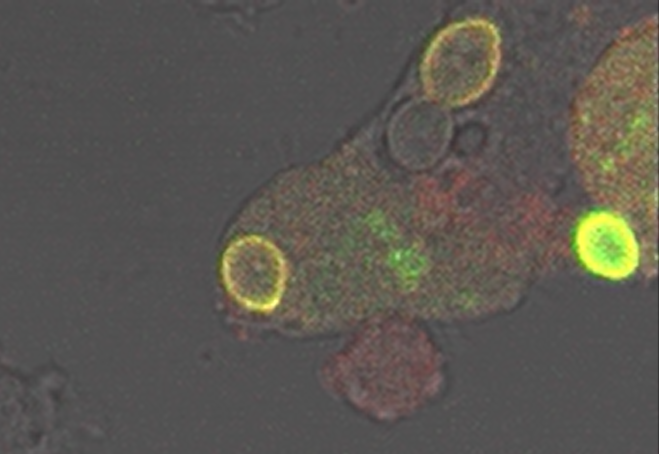
#> input picture content/10-coursera-course/object-tracking/assets/image.png, 1318 x 907 px (shown at 1/2 size)
$ jupyter execute --allow-errors object-tracking-tutorial.ipynb   (shell and % lines are left out)
#> lines starting #> are read from the running program, lines starting #| are printed output that depends on the picture; after the words box and inside, x2 and y2 are one past the last pixel; in counts of white or black regions, pixels touching at a corner belong together
# Object Detection and Tracking with OpenCV

This notebook teaches classical object detection and object tracking from video.

We will learn:

1. What object detection means
2. Reading images and videos
3. Color-based segmentation
4. Binary masks
5. Morphological operations
6. Connected components
7. Contour detection
8. Area filtering
9. Centroids
10. Bounding boxes
11. Building an object detector
12. Applying detection to video
13. Why detection alone is not tracking
14. Object tracking pipeline
15. Kalman filtering
16. Prediction
17. Detection-to-track assignment
18. Track updating
19. Track creation
20. Track confirmation
21. Lost-track removal
22. Complete cell-tracking system
23. Visualization and analysis
24. Parameter experiments

[cell 1]
import cv2
import numpy as np
import matplotlib.pyplot as plt

from pathlib import Path
from scipy.optimize import linear_sum_assignment

from IPython.display import display, clear_output
from collections import defaultdict


print("OpenCV:", cv2.__version__)
print("NumPy:", np.__version__)

[cell 2]
# Change these paths according to your project

PROJECT_ROOT = Path.cwd()

DATA_DIR = PROJECT_ROOT / "data"
OUTPUT_DIR = PROJECT_ROOT / "output"

OUTPUT_DIR.mkdir(exist_ok=True)

print("Project:", PROJECT_ROOT)
print("Data:", DATA_DIR)
print("Output:", OUTPUT_DIR)

[cell 3]
VIDEO_PATH = PROJECT_ROOT / "assets" / "CellVideo.avi"

## Object Detection

Object detection answers:

> Where are the objects in this image?

For each detected object we usually want:

- Centroid
- Bounding box
- Area
- Confidence
- Class label

For this lesson we use classical computer vision rather than a neural-network detector.

Our pipeline is:
```
Image
    ↓
Color segmentation
    ↓
Binary mask
    ↓
Morphological processing
    ↓
Connected components / contours
    ↓
Area filtering
    ↓
Centroid + bounding box
    ↓
Detected objects
```

[cell 4]
IMAGE_PATH = PROJECT_ROOT / "assets" / "image.png"

image = cv2.imread(str(IMAGE_PATH))
#> image is the input picture: shape (907, 1318, 3); mean B, G, R 81.2, 87.9, 91.4

if image is None:
    print("Image not found:", IMAGE_PATH)
else:
    print("Shape:", image.shape)
#| Shape: (907, 1318, 3)

[cell 5]
def show_image(image, title="Image", figsize=(10, 6)):
    """
    Display an OpenCV image using Matplotlib.
    Converts BGR -> RGB when necessary.
    """
#> called with title = 'Original Image', figsize = (10, 6)

    plt.figure(figsize=figsize)
#> (this line was passed over: IPython is not available in this run)

    if len(image.shape) == 3:
        image_rgb = cv2.cvtColor(image, cv2.COLOR_BGR2RGB)
        plt.imshow(image_rgb)
#> (this line was passed over: IPython is not available in this run)
    else:
        plt.imshow(image, cmap="gray")

    plt.title(title)
#> (this line was passed over: IPython is not available in this run)
    plt.axis("off")
#> (this line was passed over: IPython is not available in this run)
#> `b, g, r = cv2.split(image)`:
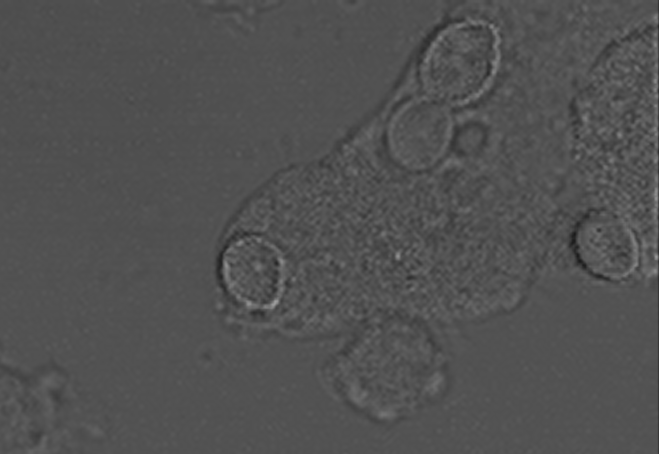
#> b: shape (907, 1318) (shown at 1/2 size); min 25, max 160, mean 81.2
#> `b, g, r = cv2.split(image)`:
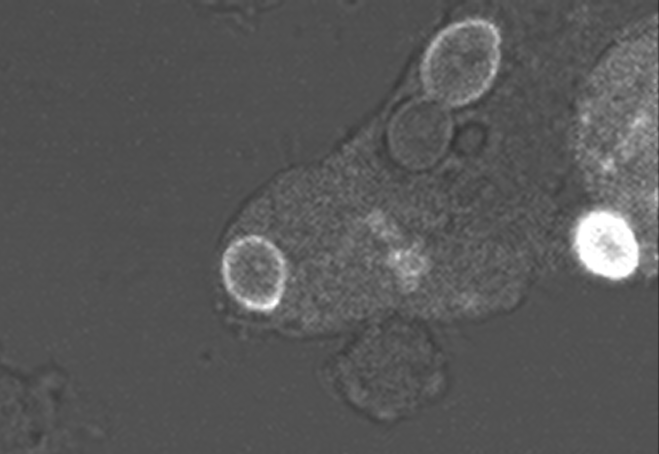
#> g: shape (907, 1318) (shown at 1/2 size); min 43, max 255, mean 87.9
#> `b, g, r = cv2.split(image)`:
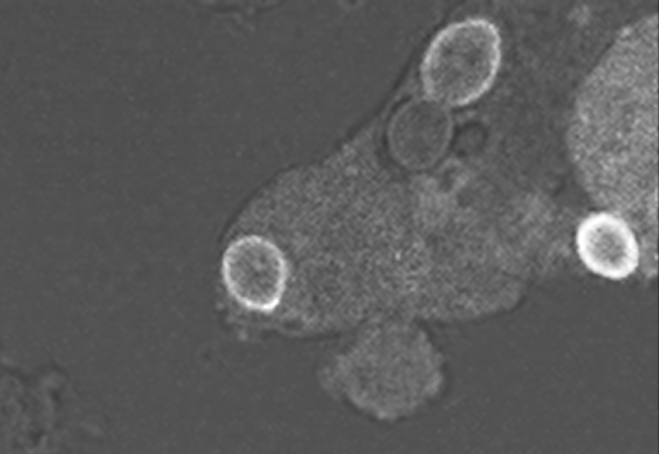
#> r: shape (907, 1318) (shown at 1/2 size); min 45, max 255, mean 91.4
    plt.show()

[cell 6]
if image is not None:
    show_image(image, "Original Image")

#> (a cell that did not finish here is left out)

[cell 8]
def segment_cells_bgr(image, green_min=175):
    """
    Segment bright-green regions.

    Equivalent idea to the MATLAB Color Thresholder
    used in the uploaded lesson.
    """
#> called with green_min = 175

    b, g, r = cv2.split(image)

    mask = (
        (b >= 0) &
        (b <= 255) &
        (g >= green_min) &
        (g <= 255) &
        (r >= 0) &
        (r <= 255)
    )
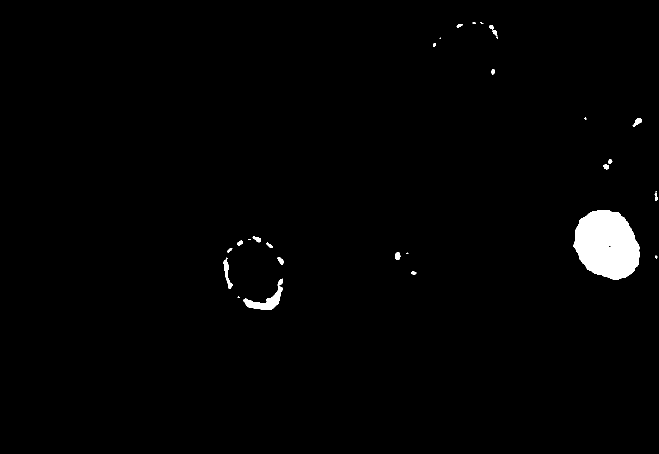
#> mask: shape (907, 1318) bool (shown at 1/2 size); 1.4% white; 31 white regions (12 under 20 px), largest, box (x1, y1, x2, y2) and area: (1147, 420, 1279, 559) 13866, (486, 557, 566, 620) 1414, (447, 520, 465, 578) 386

    return (mask.astype(np.uint8) * 255)

[cell 9]
if image is not None:
    mask = segment_cells_bgr(image)
    show_image(mask, "Initial Segmentation Mask")
